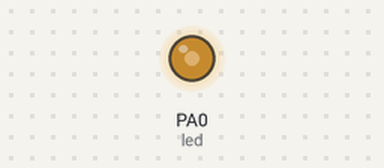
A program run on a simulated ATmega32, built with avr-gcc and emulated at 16 MHz (the files do not name the chip). Shown: output pins drawn as LEDs (lit = HIGH).

Above: at 0.3 s.
Timing chart, 0 to 1.8 s (numbered marks = the images above):
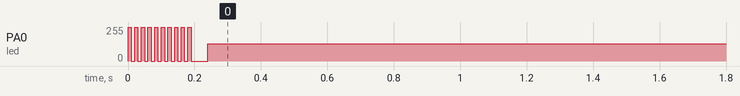

The program:

main.c
```c
/*
 * @file    main.c
 * @brief   Blink led using PORTA 0.
 * @date    27 Apr 2016 01:47 PM
 */


#define __DELAY_BACKWARD_COMPATIBLE__


#ifndef F_CPU
#define F_CPU 16000000UL    /* 16 MHz clock speed */
#endif

#include <avr/io.h>
#include <util/delay.h>


int
main(void) {
    DDRA |= (1<<PA0);            /* Nakes PORTA 0 as output */

    while (1) {
        PORTA |= (1<<PA0);          /* turn 1st led on */
        _delay_ms(10);              /* 0.01s delay */
        PORTA &= ~(1<<PA0);         /* turn led off */
        _delay_ms(10);              /* delay 0.05s */
    }
}
```
